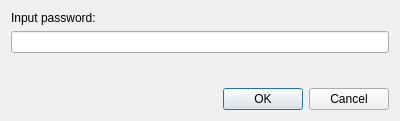
<?xml version="1.0" encoding="UTF-8"?>
<ui version="4.0">
 <class>InputPasswordDialog</class>
 <widget class="QDialog" name="InputPasswordDialog">
  <property name="geometry">
   <rect>
    <x>0</x>
    <y>0</y>
    <width>400</width>
    <height>121</height>
   </rect>
  </property>
  <property name="windowTitle">
   <string>Password Dialog</string>
  </property>
  <property name="modal">
   <bool>true</bool>
  </property>
  <layout class="QVBoxLayout" name="verticalLayout">
   <item>
    <widget class="QLabel" name="label">
     <property name="text">
      <string>Input password:</string>
     </property>
    </widget>
   </item>
   <item>
    <widget class="QLineEdit" name="passwordLineEdit">
     <property name="cursor">
      <cursorShape>IBeamCursor</cursorShape>
     </property>
     <property name="echoMode">
      <enum>QLineEdit::Password</enum>
     </property>
    </widget>
   </item>
   <item>
    <spacer name="verticalSpacer">
     <property name="orientation">
      <enum>Qt::Vertical</enum>
     </property>
     <property name="sizeHint" stdset="0">
      <size>
       <width>20</width>
       <height>40</height>
      </size>
     </property>
    </spacer>
   </item>
   <item>
    <widget class="QDialogButtonBox" name="buttonBox">
     <property name="orientation">
      <enum>Qt::Horizontal</enum>
     </property>
     <property name="standardButtons">
      <set>QDialogButtonBox::Cancel|QDialogButtonBox::Ok</set>
     </property>
    </widget>
   </item>
  </layout>
 </widget>
 <resources/>
 <connections>
  <connection>
   <sender>buttonBox</sender>
   <signal>accepted()</signal>
   <receiver>InputPasswordDialog</receiver>
   <slot>accept()</slot>
   <hints>
    <hint type="sourcelabel">
     <x>248</x>
     <y>254</y>
    </hint>
    <hint type="destinationlabel">
     <x>157</x>
     <y>274</y>
    </hint>
   </hints>
  </connection>
  <connection>
   <sender>buttonBox</sender>
   <signal>rejected()</signal>
   <receiver>InputPasswordDialog</receiver>
   <slot>reject()</slot>
   <hints>
    <hint type="sourcelabel">
     <x>316</x>
     <y>260</y>
    </hint>
    <hint type="destinationlabel">
     <x>286</x>
     <y>274</y>
    </hint>
   </hints>
  </connection>
 </connections>
</ui>
